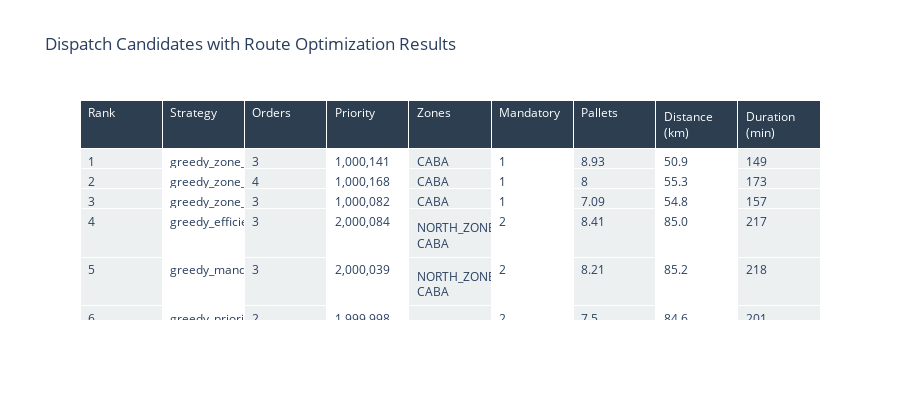

Source (notebook cell):
### Code cell
# Interactive table with Plotly
fig = go.Figure(data=[go.Table(
    header=dict(
        values=["Rank", "Strategy", "Orders", "Priority", "Zones", "Mandatory", 
                "Pallets", "Distance (km)", "Duration (min)"],
        fill_color="#2c3e50",
        font=dict(color="white", size=12),
        align="left",
    ),
    cells=dict(
        values=[
            results_df["rank"],
            results_df["strategy"],
            results_df["order_count"],
            results_df["total_priority"].apply(lambda x: f"{x:,.0f}"),
            results_df["zones"],
            results_df["mandatory_count"],
            results_df["total_pallets"],
            results_df["total_distance_km"].apply(lambda x: f"{x:.1f}"),
            results_df["total_duration_min"],
        ],
        fill_color=["#ecf0f1" if i % 2 == 0 else "white" for i in range(len(results_df))],
        align="left",
    ),
)])

fig.update_layout(
    title="Dispatch Candidates with Route Optimization Results",
    height=400,
)
fig.show()

### Figure 1 — Plotly figure (JSON) as saved in the notebook; plotly's stock layout.template omitted (floating-point values rounded to 4 significant figures; data arrays with more than 128 entries replaced by an {"elided": "..."} marker saying what was removed)
{"data": [{"cells": {"align": "left", "fill": {"color": ["#ecf0f1", "white", "#ecf0f1", "white", "#ecf0f1", "white", "#ecf0f1", "white", "#ecf0f1", "white", "#ecf0f1", "white", "#ecf0f1", "white", "#ecf0f1", "white", "#ecf0f1", "white", "#ecf0f1", "white", "#ecf0f1", "white", "#ecf0f1", "white", "#ecf0f1", "white", "#ecf0f1", "white"]}, "values": {"elided": "9x28 mixed values"}}, "header": {"align": "left", "fill": {"color": "#2c3e50"}, "font": {"color": "white", "size": 12}, "values": ["Rank", "Strategy", "Orders", "Priority", "Zones", "Mandatory", "Pallets", "Distance (km)", "Duration (min)"]}, "type": "table"}], "layout": {"height": 400, "title": {"text": "Dispatch Candidates with Route Optimization Results"}}}
